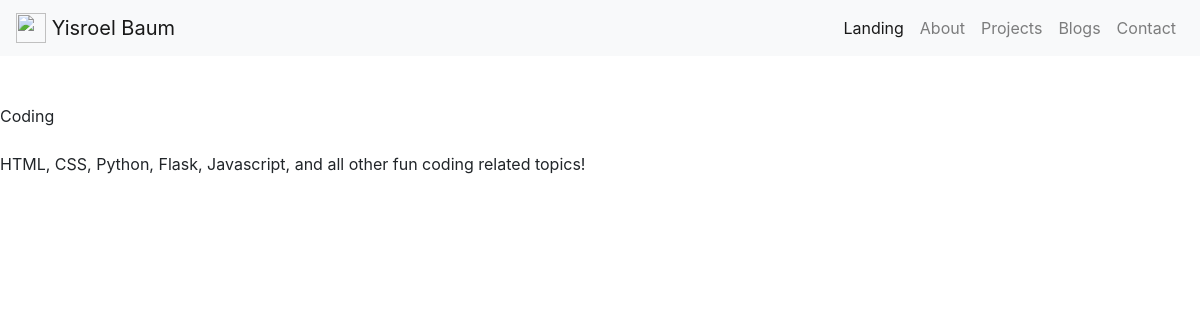
Page /blog/2 on the committed database.
### portfolio/models.py (models this page shows, shortened)
class Blog(portfolio.Model):
    id          = portfolio.Column(portfolio.Integer, primary_key=True)
    name        = portfolio.Column(portfolio.String(64), nullable=False)
    description = portfolio.Column(portfolio.String(200), nullable=False)
    img         = portfolio.Column(portfolio.String(200), default='static/default_pic.jpg')

### portfolio/routes.py (the view)
@app.route('/blog/<int:blog_id>')
def ind_blog(blog_id):
    blog = Blog.query.filter_by(id=blog_id).first()
    return render_template('ind_blog.html', blog=blog)

### portfolio/templates/ind_blog.html
{% extends 'base.html' %}
{% block content %}
    {{ blog.img }}<br><br>
    {{ blog.name }}<br><br>
    {{ blog.description }}
{% endblock content %}

### rows in the picture
Blog: name "Coding", description "HTML, CSS, Python, Flask, Javascript, and all other fun coding related topics!"
